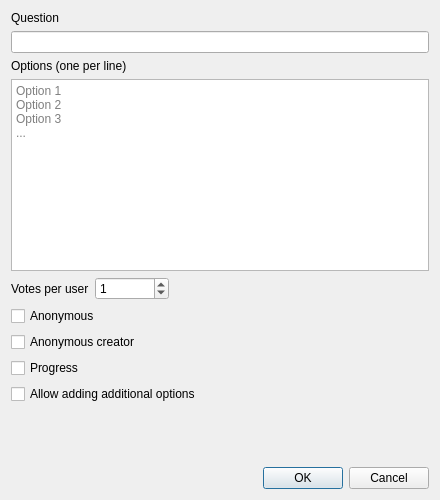
<?xml version="1.0" encoding="UTF-8"?>
<ui version="4.0">
 <class>NewPollDialog</class>
 <widget class="QDialog" name="NewPollDialog">
  <property name="geometry">
   <rect>
    <x>0</x>
    <y>0</y>
    <width>440</width>
    <height>500</height>
   </rect>
  </property>
  <property name="windowTitle">
   <string>Create Poll - Mattermost</string>
  </property>
  <property name="modal">
   <bool>true</bool>
  </property>
  <layout class="QVBoxLayout" name="verticalLayout">
   <item>
    <widget class="QLabel" name="questionLabel">
     <property name="text">
      <string>Question</string>
     </property>
    </widget>
   </item>
   <item>
    <widget class="QLineEdit" name="questionValue"/>
   </item>
   <item>
    <widget class="QLabel" name="optionsLabel">
     <property name="text">
      <string>Options (one per line)</string>
     </property>
    </widget>
   </item>
   <item>
    <widget class="QPlainTextEdit" name="optionsValue">
     <property name="minimumSize">
      <size>
       <width>0</width>
       <height>120</height>
      </size>
     </property>
     <property name="placeholderText">
      <string>Option 1&#10;Option 2&#10;Option 3&#10;...</string>
     </property>
    </widget>
   </item>
   <item>
    <layout class="QHBoxLayout" name="votesLayout">
     <item>
      <widget class="QLabel" name="maxVotesLabel">
       <property name="text">
        <string>Votes per user</string>
       </property>
      </widget>
     </item>
     <item>
      <widget class="QSpinBox" name="maxVotesValue">
       <property name="toolTip">
        <string>How many options each user may vote for. 0 means unlimited.</string>
       </property>
       <property name="specialValueText">
        <string>Unlimited</string>
       </property>
       <property name="minimum">
        <number>0</number>
       </property>
       <property name="maximum">
        <number>999</number>
       </property>
       <property name="value">
        <number>1</number>
       </property>
      </widget>
     </item>
     <item>
      <spacer name="votesSpacer">
       <property name="orientation">
        <enum>Qt::Horizontal</enum>
       </property>
       <property name="sizeHint" stdset="0">
        <size>
         <width>40</width>
         <height>20</height>
        </size>
       </property>
      </spacer>
     </item>
    </layout>
   </item>
   <item>
    <widget class="QCheckBox" name="checkBoxAnonymous">
     <property name="toolTip">
      <string>Don't show who voted for what when the poll ends</string>
     </property>
     <property name="text">
      <string>Anonymous</string>
     </property>
    </widget>
   </item>
   <item>
    <widget class="QCheckBox" name="checkBoxAnonymousCreator">
     <property name="toolTip">
      <string>Don't show who created the poll</string>
     </property>
     <property name="text">
      <string>Anonymous creator</string>
     </property>
    </widget>
   </item>
   <item>
    <widget class="QCheckBox" name="checkBoxProgress">
     <property name="toolTip">
      <string>During the poll, show how many votes each answer option got</string>
     </property>
     <property name="text">
      <string>Progress</string>
     </property>
    </widget>
   </item>
   <item>
    <widget class="QCheckBox" name="checkBoxAllowAdditional">
     <property name="toolTip">
      <string>Allow all users to add additional options</string>
     </property>
     <property name="text">
      <string>Allow adding additional options</string>
     </property>
    </widget>
   </item>
   <item>
    <spacer name="verticalSpacer">
     <property name="orientation">
      <enum>Qt::Vertical</enum>
     </property>
     <property name="sizeHint" stdset="0">
      <size>
       <width>20</width>
       <height>10</height>
      </size>
     </property>
    </spacer>
   </item>
   <item>
    <widget class="QDialogButtonBox" name="buttonBox">
     <property name="orientation">
      <enum>Qt::Horizontal</enum>
     </property>
     <property name="standardButtons">
      <set>QDialogButtonBox::Cancel|QDialogButtonBox::Ok</set>
     </property>
    </widget>
   </item>
  </layout>
 </widget>
 <resources/>
 <connections>
  <connection>
   <sender>buttonBox</sender>
   <signal>accepted()</signal>
   <receiver>NewPollDialog</receiver>
   <slot>accept()</slot>
   <hints>
    <hint type="sourcelabel">
     <x>248</x>
     <y>470</y>
    </hint>
    <hint type="destinationlabel">
     <x>157</x>
     <y>470</y>
    </hint>
   </hints>
  </connection>
  <connection>
   <sender>buttonBox</sender>
   <signal>rejected()</signal>
   <receiver>NewPollDialog</receiver>
   <slot>reject()</slot>
   <hints>
    <hint type="sourcelabel">
     <x>316</x>
     <y>470</y>
    </hint>
    <hint type="destinationlabel">
     <x>286</x>
     <y>470</y>
    </hint>
   </hints>
  </connection>
 </connections>
</ui>
